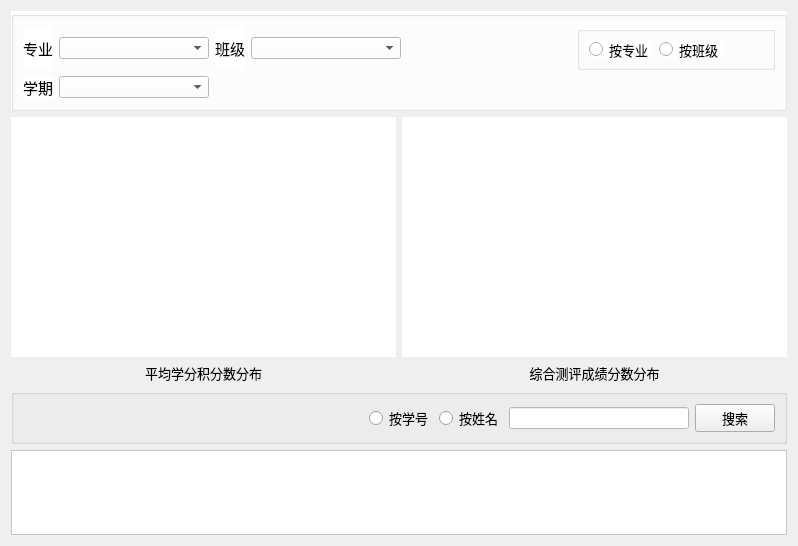
<?xml version="1.0" encoding="UTF-8"?>
<ui version="4.0">
 <class>analysis_group_score</class>
 <widget class="QWidget" name="analysis_group_score">
  <property name="geometry">
   <rect>
    <x>0</x>
    <y>0</y>
    <width>798</width>
    <height>546</height>
   </rect>
  </property>
  <property name="windowTitle">
   <string>Form</string>
  </property>
  <layout class="QVBoxLayout" name="verticalLayout_2">
   <item>
    <widget class="QGroupBox" name="groupBox_3">
     <property name="maximumSize">
      <size>
       <width>16777215</width>
       <height>100</height>
      </size>
     </property>
     <property name="styleSheet">
      <string notr="true">background-color: rgb(255, 255, 255);</string>
     </property>
     <property name="title">
      <string/>
     </property>
     <layout class="QVBoxLayout" name="verticalLayout">
      <item>
       <layout class="QHBoxLayout" name="horizontalLayout_2">
        <item>
         <widget class="QLabel" name="majorcombobox_2">
          <property name="font">
           <font>
            <family>微软雅黑</family>
            <pointsize>11</pointsize>
           </font>
          </property>
          <property name="text">
           <string>专业</string>
          </property>
         </widget>
        </item>
        <item>
         <widget class="QComboBox" name="majorcombobox">
          <property name="minimumSize">
           <size>
            <width>150</width>
            <height>0</height>
           </size>
          </property>
          <property name="styleSheet">
           <string notr="true">background-color: rgb(255, 255, 255);</string>
          </property>
         </widget>
        </item>
        <item>
         <widget class="QLabel" name="selectclass">
          <property name="font">
           <font>
            <family>微软雅黑</family>
            <pointsize>11</pointsize>
           </font>
          </property>
          <property name="text">
           <string>班级</string>
          </property>
         </widget>
        </item>
        <item>
         <widget class="QComboBox" name="classcombobox">
          <property name="minimumSize">
           <size>
            <width>150</width>
            <height>0</height>
           </size>
          </property>
          <property name="styleSheet">
           <string notr="true">background-color: rgb(255, 255, 255);</string>
          </property>
         </widget>
        </item>
        <item>
         <spacer name="horizontalSpacer_3">
          <property name="orientation">
           <enum>Qt::Horizontal</enum>
          </property>
          <property name="sizeHint" stdset="0">
           <size>
            <width>40</width>
            <height>20</height>
           </size>
          </property>
         </spacer>
        </item>
        <item>
         <widget class="QGroupBox" name="groupBox">
          <property name="title">
           <string/>
          </property>
          <layout class="QHBoxLayout" name="horizontalLayout">
           <item>
            <widget class="QRadioButton" name="radioButton">
             <property name="font">
              <font>
               <family>微软雅黑</family>
               <pointsize>10</pointsize>
              </font>
             </property>
             <property name="text">
              <string>按专业</string>
             </property>
            </widget>
           </item>
           <item>
            <widget class="QRadioButton" name="radioButton_2">
             <property name="font">
              <font>
               <family>微软雅黑</family>
               <pointsize>10</pointsize>
              </font>
             </property>
             <property name="text">
              <string>按班级</string>
             </property>
            </widget>
           </item>
           <item>
            <spacer name="horizontalSpacer_2">
             <property name="orientation">
              <enum>Qt::Horizontal</enum>
             </property>
             <property name="sizeHint" stdset="0">
              <size>
               <width>40</width>
               <height>20</height>
              </size>
             </property>
            </spacer>
           </item>
          </layout>
         </widget>
        </item>
       </layout>
      </item>
      <item>
       <layout class="QHBoxLayout" name="horizontalLayout_4">
        <item>
         <widget class="QLabel" name="label_7">
          <property name="font">
           <font>
            <family>微软雅黑</family>
            <pointsize>11</pointsize>
           </font>
          </property>
          <property name="text">
           <string>学期</string>
          </property>
         </widget>
        </item>
        <item>
         <widget class="QComboBox" name="semesteryearcombobox">
          <property name="minimumSize">
           <size>
            <width>150</width>
            <height>0</height>
           </size>
          </property>
          <property name="styleSheet">
           <string notr="true">background-color: rgb(255, 255, 255);</string>
          </property>
         </widget>
        </item>
        <item>
         <spacer name="horizontalSpacer_4">
          <property name="orientation">
           <enum>Qt::Horizontal</enum>
          </property>
          <property name="sizeHint" stdset="0">
           <size>
            <width>40</width>
            <height>20</height>
           </size>
          </property>
         </spacer>
        </item>
       </layout>
      </item>
     </layout>
    </widget>
   </item>
   <item>
    <layout class="QGridLayout" name="gridLayout">
     <item row="1" column="0">
      <widget class="QLabel" name="label">
       <property name="font">
        <font>
         <family>微软雅黑</family>
         <pointsize>10</pointsize>
        </font>
       </property>
       <property name="text">
        <string>平均学分积分数分布</string>
       </property>
       <property name="alignment">
        <set>Qt::AlignCenter</set>
       </property>
      </widget>
     </item>
     <item row="1" column="1">
      <widget class="QLabel" name="label_2">
       <property name="font">
        <font>
         <family>微软雅黑</family>
         <pointsize>10</pointsize>
        </font>
       </property>
       <property name="text">
        <string>综合测评成绩分数分布</string>
       </property>
       <property name="alignment">
        <set>Qt::AlignCenter</set>
       </property>
      </widget>
     </item>
     <item row="0" column="1">
      <widget class="QWidget" name="widget_3" native="true">
       <property name="minimumSize">
        <size>
         <width>180</width>
         <height>240</height>
        </size>
       </property>
       <property name="styleSheet">
        <string notr="true">background-color: rgb(255, 255, 255);</string>
       </property>
      </widget>
     </item>
     <item row="0" column="0">
      <widget class="QWidget" name="widget_2" native="true">
       <property name="minimumSize">
        <size>
         <width>180</width>
         <height>240</height>
        </size>
       </property>
       <property name="styleSheet">
        <string notr="true">background-color: rgb(255, 255, 255);</string>
       </property>
      </widget>
     </item>
    </layout>
   </item>
   <item>
    <widget class="QGroupBox" name="groupBox_2">
     <property name="minimumSize">
      <size>
       <width>200</width>
       <height>0</height>
      </size>
     </property>
     <property name="title">
      <string/>
     </property>
     <layout class="QHBoxLayout" name="horizontalLayout_3">
      <item>
       <spacer name="horizontalSpacer">
        <property name="orientation">
         <enum>Qt::Horizontal</enum>
        </property>
        <property name="sizeHint" stdset="0">
         <size>
          <width>40</width>
          <height>20</height>
         </size>
        </property>
       </spacer>
      </item>
      <item>
       <widget class="QRadioButton" name="radioButton_4">
        <property name="font">
         <font>
          <family>微软雅黑</family>
          <pointsize>10</pointsize>
         </font>
        </property>
        <property name="text">
         <string>按学号</string>
        </property>
       </widget>
      </item>
      <item>
       <widget class="QRadioButton" name="radioButton_3">
        <property name="font">
         <font>
          <family>微软雅黑</family>
          <pointsize>10</pointsize>
         </font>
        </property>
        <property name="text">
         <string>按姓名</string>
        </property>
       </widget>
      </item>
      <item>
       <widget class="QLineEdit" name="lineEdit">
        <property name="maximumSize">
         <size>
          <width>180</width>
          <height>16777215</height>
         </size>
        </property>
        <property name="styleSheet">
         <string notr="true">background-color: rgb(255, 255, 255);</string>
        </property>
       </widget>
      </item>
      <item>
       <widget class="QPushButton" name="findButton">
        <property name="font">
         <font>
          <family>微软雅黑</family>
          <pointsize>10</pointsize>
         </font>
        </property>
        <property name="text">
         <string>搜索</string>
        </property>
        <property name="icon">
         <iconset resource="icons.qrc">
          <normaloff>:/image/search (2).png</normaloff>:/image/search (2).png</iconset>
        </property>
        <property name="iconSize">
         <size>
          <width>16</width>
          <height>16</height>
         </size>
        </property>
       </widget>
      </item>
     </layout>
    </widget>
   </item>
   <item>
    <widget class="QTableView" name="single_score_view">
     <property name="styleSheet">
      <string notr="true">background-color: rgb(255, 255, 255);</string>
     </property>
    </widget>
   </item>
  </layout>
 </widget>
 <resources>
  <include location="icons.qrc"/>
 </resources>
 <connections/>
</ui>
